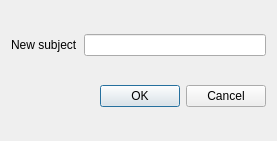
<?xml version="1.0" encoding="UTF-8"?>
<ui version="4.0">
 <class>CreateSubjectDialog</class>
 <widget class="QDialog" name="CreateSubjectDialog">
  <property name="geometry">
   <rect>
    <x>0</x>
    <y>0</y>
    <width>277</width>
    <height>141</height>
   </rect>
  </property>
  <property name="windowTitle">
   <string>Dialog</string>
  </property>
  <layout class="QVBoxLayout" name="verticalLayout">
   <item>
    <layout class="QHBoxLayout" name="horizontalLayout">
     <item>
      <widget class="QLabel" name="label">
       <property name="text">
        <string>New subject</string>
       </property>
      </widget>
     </item>
     <item>
      <widget class="QLineEdit" name="lineEdit"/>
     </item>
    </layout>
   </item>
   <item>
    <widget class="QDialogButtonBox" name="buttonBox">
     <property name="orientation">
      <enum>Qt::Orientation::Horizontal</enum>
     </property>
     <property name="standardButtons">
      <set>QDialogButtonBox::StandardButton::Cancel|QDialogButtonBox::StandardButton::Ok</set>
     </property>
    </widget>
   </item>
  </layout>
 </widget>
 <resources/>
 <connections>
  <connection>
   <sender>buttonBox</sender>
   <signal>accepted()</signal>
   <receiver>CreateSubjectDialog</receiver>
   <slot>accept()</slot>
   <hints>
    <hint type="sourcelabel">
     <x>248</x>
     <y>254</y>
    </hint>
    <hint type="destinationlabel">
     <x>157</x>
     <y>274</y>
    </hint>
   </hints>
  </connection>
  <connection>
   <sender>buttonBox</sender>
   <signal>rejected()</signal>
   <receiver>CreateSubjectDialog</receiver>
   <slot>reject()</slot>
   <hints>
    <hint type="sourcelabel">
     <x>316</x>
     <y>260</y>
    </hint>
    <hint type="destinationlabel">
     <x>286</x>
     <y>274</y>
    </hint>
   </hints>
  </connection>
 </connections>
</ui>
